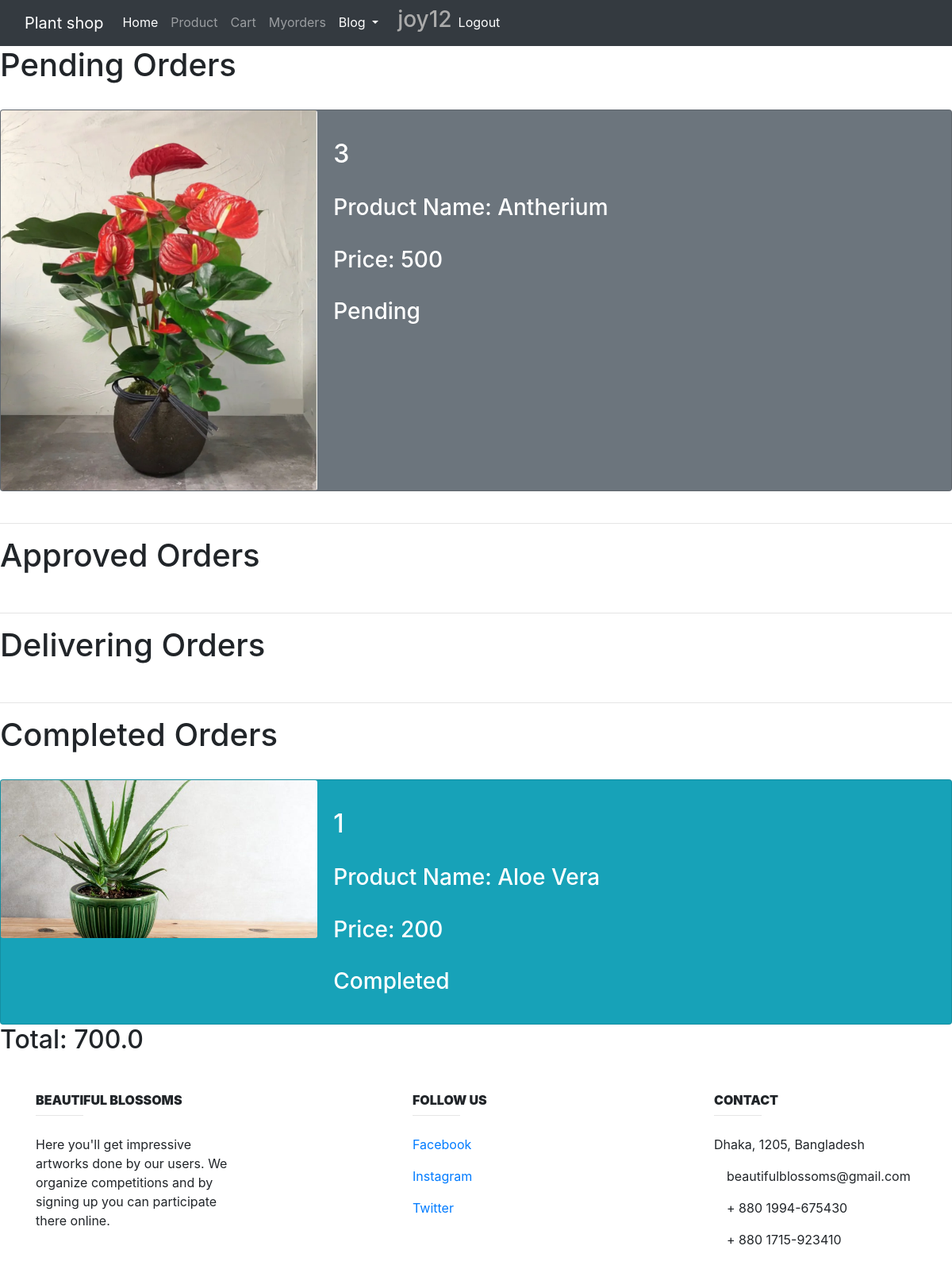
Page /Myorders/ (signed in) on the committed database.
### Product/models.py (models this page shows, shortened)
class Order(models.Model):
    user = models.ForeignKey(User, on_delete=models.CASCADE)
    product = models.ForeignKey(Product, on_delete=models.CASCADE, null=True, blank=True)
    created_date = models.DateTimeField(auto_now_add=True, auto_now=False)
    updated_date = models.DateTimeField(auto_now_add=False, auto_now=True)
    STATUS_CHOICES = (
        ('Pending', 'Pending'),
        ('Approved', 'Approved'),
        ('Delivering', 'Delivering'),
        ('Completed', 'Completed')
    )
    status = models.CharField(max_length=30, choices=STATUS_CHOICES, default='Pending')
    PAYMENT_CHOICES = (
        ('Bkash', 'Bkash'),
        ('Rocket', 'Rocket'),
        ('Payment on delivery', 'Payment on delivery')
    )
    payment_options = models.CharField(max_length=50, choices=PAYMENT_CHOICES, default='Payment on delivery')
    is_paid = models.BooleanField(default=False)
    transaction_id = models.CharField(max_length=30, null =True, blank=True)

class Product(models.Model):
    product_name = models.CharField(max_length=100, default="")
    price = models.IntegerField(blank=True)
    picture = models.ImageField(upload_to='images/plants/',blank=True)
    reviews = models.ManyToManyField(Review)

### Product/views.py (the view)
# urls.py: path('Myorders/', product_views.my_orders, name='Myorders'),
@login_required
def my_orders(request):
    orders = Order(user=request.user)
    try:
        orders = Order.objects.filter(user=request.user)
        order_status = True
    except orders.DoesNotExist:
        orders = Order(user=request.user)
        order_status = False
    total = 0.0
    for order in orders:
        total += order.product.price
    context = {
        'orders': orders,
        'order_status': order_status,
        'total': total
    }
    return render(request, 'Product/order.html', context)

### templates/Product/order.html (shortened to what this page needs)
{% extends 'Base.html' %}
{% block content  %}
    {% if order_status == True %}
        <h1>Pending Orders</h1>
        {% for order in orders %}
            {% if order.status == 'Pending' %}
                <br>
               <div class="card text-white bg-secondary mb-2`" >
                  <div class="row no-gutters">
                    <div class="col-md-4">
                      <img src="{{ order.product.picture.url }}" class="card-img" alt="...">
                    </div>
                    <div class="col-md-8">
                      <div class="card-body">
                        <p class="card-text">
                            <h2>{{ order.product.id }}</h2> <br>
                            <h3>Product Name: {{ order.product.product_name }}</h3> <br>
                          <h3>Price: {{ order.product.price }} </h3><br>
                            <h3>{{ order.status }} </h3>
                        </p>
                      </div>
                    </div>
                  </div>
                </div>
            {% endif %}
        {% endfor %}
        <br>
        <hr>
        <h1>Approved Orders</h1>
        <br>
        <hr>
        <h1>Delivering Orders</h1>
        <br>
        <hr>
        <h1>Completed Orders</h1>
        {% for order in orders %}
            {% if order.status == 'Completed' %}
                <br>
               <div class="card text-white bg-info mb-2`" >
                  <div class="row no-gutters">
                    <div class="col-md-4">
                      <img src="{{ order.product.picture.url }}" class="card-img" alt="...">
                    </div>
                    <div class="col-md-8">
                      <div class="card-body">
                        <p class="card-text">
                            <h2>{{ order.product.id }}</h2> <br>
                            <h3>Product Name: {{ order.product.product_name }}</h3> <br>
                          <h3>Price: {{ order.product.price }} </h3><br>
                            <h3>{{ order.status }} </h3>
                        </p>
                      </div>
                    </div>
                  </div>
                </div>
            {% endif %}
        {% endfor %}
    <h2>Total: {{ total }}</h2>
    {% else %}
        <h2>Total: 0.00</h2>
    {% endif %}
{% endblock content %}

### templates/Base.html (shortened to what this page needs)
<body>
<nav class="navbar navbar-expand-lg navbar-dark bg-dark">
  <div class="container-fluid">
    <a class="navbar-brand" href="#">Plant shop</a>
    <div class="collapse navbar-collapse" id="navbarSupportedContent">
      <ul class="navbar-nav me-auto mb-2 mb-lg-0">
        <li class="nav-item">
          <a class="nav-link active" aria-current="page" href="{% url 'Homepage' %}">Home</a>
        </li>
        <li class="nav-item">
          <a class="nav-link" href="{% url 'Product' %}">Product</a>
        </li>
       <li class="nav-item">
          <a class="nav-link" href="{% url 'cart' %}">Cart</a>
        </li>
       <li class="nav-item">
          <a class="nav-link" href="{% url 'Myorders' %}">Myorders</a>
        </li>
         <li class="nav-item dropdown active">
        <a class="nav-link dropdown-toggle" href="#" id="navbarDropdown" role="button" data-toggle="dropdown" aria-haspopup="true" aria-expanded="false">
         Blog
        </a>{% load static %}
<!DOCTYPE html>
<html lang="en">
<head>
    <link rel="stylesheet" href="https://stackpath.bootstrapcdn.com/bootstrap/4.5.2/css/bootstrap.min.css">
    <link rel="stylesheet" href="https://maxcdn.bootstrapcdn.com/bootstrap/4.0.0/css/bootstrap.min.css">
</head>
      </li>
        <li class="nav-item">
          <a class="nav-link disabled"></a>
        </li>
            <li class="nav-item">
        {% if user.is_authenticated %}
            <h3 style="color: #aaaaaa">{{ user.username }}</h3>
        {% else %}
            <h3 style="color: #aaaaaa"> Stranger!</h3>
        {% endif %}
     <li class="nav-item active">
        {% if user.is_authenticated %}
            <a class="nav-link" href="{% url 'logout' %}">Logout <span class="sr-only">(current)</span></a>
        {% else %}
            <a class="nav-link" href="{% url 'Registration' %}">Registration <span class="sr-only">(current)</span></a>
            <a class="nav-link" href="{% url 'login' %}">Login <span class="sr-only">(current)</span></a>
        {% endif %}
     </li>
    </div>
  </div>
</nav>
{% block content %}
{% endblock content %}
<footer class="page-footer font-small unique-color-dark">
        <div class="container mt-5 mb-4 text-center text-md-left">
            <div class="row mt-3">
                <div class="col-md-3 col-lg-4 col-xl-3 mb-4">
                    <h6 class="text-uppercase font-weight-bold">
                        <strong>BEAUTIFUL BLOSSOMS</strong>
                    </h6>
                    <hr class="deep-purple accent-2 mb-4 mt-0 d-inline-block mx-auto" style="width: 60px;">
                    <p>Here you'll get impressive artworks done by our users. We organize competitions and by signing
                        up you can participate there online.</p>
                </div>
                <div class="col-md-2 col-lg-2 col-xl-2 mx-auto mb-4">
                    <h6 class="text-uppercase font-weight-bold">
                        <strong>Follow us</strong>
                    </h6>
                    <hr class="deep-purple accent-2 mb-4 mt-0 d-inline-block mx-auto" style="width: 60px;">
                    <p>
                        <a href="#!">Facebook</a>
                    </p>
                    <p>
                        <a href="#!">Instagram</a>
                    </p>
                    <p>
                        <a href="#!">Twitter</a>
                    </p>
                </div>
                <div class="col-md-4 col-lg-3 col-xl-3">
                    <h6 class="text-uppercase font-weight-bold">
                        <strong>Contact</strong>
                    </h6>
                    <hr class="deep-purple accent-2 mb-4 mt-0 d-inline-block mx-auto" style="width: 60px;">
                    <p>
                        </i> Dhaka, 1205, Bangladesh</p>
                    <p>
                         beautifulblossoms@gmail.com</p>
                    <p>
                         + 880 1994-675430</p>
                    <p>
                         + 880 1715-923410</p>
                </div>
            </div>
        </div>
    </footer>
</body>
</html>

### rows in the picture
Order: product.picture (picture), product.id "3", product.product_name "Antherium", product.price "500", status "Pending"
Order: product.picture (picture), product.id "1", product.product_name "Aloe Vera", product.price "200", status "Completed"

### other values in the picture
{{ user.username }} "joy12"
{{ total }} "700.0"
